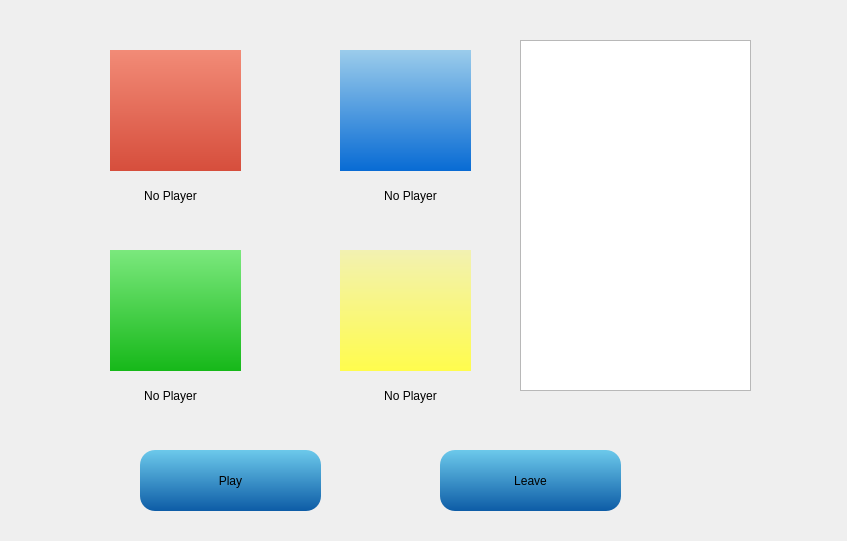
<?xml version="1.0" encoding="UTF-8"?>
<ui version="4.0">
 <class>waitingroom</class>
 <widget class="QDialog" name="waitingroom">
  <property name="geometry">
   <rect>
    <x>0</x>
    <y>0</y>
    <width>847</width>
    <height>541</height>
   </rect>
  </property>
  <property name="windowTitle">
   <string>Dialog</string>
  </property>
  <widget class="QPushButton" name="pushButton">
   <property name="geometry">
    <rect>
     <x>440</x>
     <y>450</y>
     <width>181</width>
     <height>61</height>
    </rect>
   </property>
   <property name="styleSheet">
    <string notr="true">border-color: #FFFF33;background-color: qlineargradient(x1: 0, y1: 0, x2: 0, y2: 1,stop: 0 #6CC9EB, stop: 1 #0d5ca6); 
font: 36pt &quot;HanziPen SC&quot;;
border-width: 5px;
border-radius: 15px;</string>
   </property>
   <property name="text">
    <string>Leave</string>
   </property>
  </widget>
  <widget class="QTableWidget" name="tableWidget">
   <property name="geometry">
    <rect>
     <x>520</x>
     <y>40</y>
     <width>231</width>
     <height>351</height>
    </rect>
   </property>
   <property name="font">
    <font>
     <pointsize>18</pointsize>
    </font>
   </property>
   <property name="styleSheet">
    <string notr="true">background-color: QColor(189,202,242, 054);</string>
   </property>
  </widget>
  <widget class="QLabel" name="red">
   <property name="geometry">
    <rect>
     <x>100</x>
     <y>180</y>
     <width>141</width>
     <height>31</height>
    </rect>
   </property>
   <property name="styleSheet">
    <string notr="true">font: 24pt &quot;HanziPen SC&quot;;</string>
   </property>
   <property name="text">
    <string>No Player</string>
   </property>
   <property name="alignment">
    <set>Qt::AlignCenter</set>
   </property>
  </widget>
  <widget class="QLabel" name="label_2">
   <property name="geometry">
    <rect>
     <x>340</x>
     <y>180</y>
     <width>141</width>
     <height>31</height>
    </rect>
   </property>
   <property name="styleSheet">
    <string notr="true">font: 24pt &quot;HanziPen SC&quot;;</string>
   </property>
   <property name="text">
    <string>No Player</string>
   </property>
   <property name="alignment">
    <set>Qt::AlignCenter</set>
   </property>
  </widget>
  <widget class="QLabel" name="label_3">
   <property name="geometry">
    <rect>
     <x>100</x>
     <y>380</y>
     <width>141</width>
     <height>31</height>
    </rect>
   </property>
   <property name="styleSheet">
    <string notr="true">font: 24pt &quot;HanziPen SC&quot;;</string>
   </property>
   <property name="text">
    <string>No Player</string>
   </property>
   <property name="alignment">
    <set>Qt::AlignCenter</set>
   </property>
  </widget>
  <widget class="QLabel" name="label_4">
   <property name="geometry">
    <rect>
     <x>340</x>
     <y>380</y>
     <width>141</width>
     <height>31</height>
    </rect>
   </property>
   <property name="styleSheet">
    <string notr="true">font: 24pt &quot;HanziPen SC&quot;;</string>
   </property>
   <property name="text">
    <string>No Player</string>
   </property>
   <property name="alignment">
    <set>Qt::AlignCenter</set>
   </property>
  </widget>
  <widget class="QPushButton" name="pushButton_2">
   <property name="geometry">
    <rect>
     <x>110</x>
     <y>50</y>
     <width>131</width>
     <height>121</height>
    </rect>
   </property>
   <property name="styleSheet">
    <string notr="true">background-color: qlineargradient(x1: 0, y1: 0, x2: 0, y2: 1,stop: 0 #F28B77, stop: 1 #D64E3C); border:none; border-color:#F28B77;</string>
   </property>
   <property name="text">
    <string/>
   </property>
  </widget>
  <widget class="QPushButton" name="pushButton_3">
   <property name="geometry">
    <rect>
     <x>340</x>
     <y>50</y>
     <width>131</width>
     <height>121</height>
    </rect>
   </property>
   <property name="styleSheet">
    <string notr="true">background-color: qlineargradient(x1: 0, y1: 0, x2: 0, y2: 1,stop: 0 #9BCCEB, stop: 1 #086BD4); border:none;</string>
   </property>
   <property name="text">
    <string/>
   </property>
  </widget>
  <widget class="QPushButton" name="pushButton_4">
   <property name="geometry">
    <rect>
     <x>110</x>
     <y>250</y>
     <width>131</width>
     <height>121</height>
    </rect>
   </property>
   <property name="styleSheet">
    <string notr="true">background-color: qlineargradient(x1: 0, y1: 0, x2: 0, y2: 1,stop: 0 #7BE87D, stop: 1 #16B819); border:none;</string>
   </property>
   <property name="text">
    <string/>
   </property>
  </widget>
  <widget class="QPushButton" name="pushButton_5">
   <property name="geometry">
    <rect>
     <x>340</x>
     <y>250</y>
     <width>131</width>
     <height>121</height>
    </rect>
   </property>
   <property name="styleSheet">
    <string notr="true">background-color: qlineargradient(x1: 0, y1: 0, x2: 0, y2: 1,stop: 0 #F2F1B1, stop: 1 #FFFC4D); border:none;</string>
   </property>
   <property name="text">
    <string/>
   </property>
  </widget>
  <widget class="QPushButton" name="pushButton_6">
   <property name="geometry">
    <rect>
     <x>140</x>
     <y>450</y>
     <width>181</width>
     <height>61</height>
    </rect>
   </property>
   <property name="styleSheet">
    <string notr="true">border-color: #FFFF33;background-color: qlineargradient(x1: 0, y1: 0, x2: 0, y2: 1,stop: 0 #6CC9EB, stop: 1 #0d5ca6); 
font: 36pt &quot;HanziPen SC&quot;;
border-width: 5px;
border-radius: 15px;</string>
   </property>
   <property name="text">
    <string>Play</string>
   </property>
  </widget>
  <zorder>pushButton</zorder>
  <zorder>tableWidget</zorder>
  <zorder>label_2</zorder>
  <zorder>label_3</zorder>
  <zorder>label_4</zorder>
  <zorder>red</zorder>
  <zorder>pushButton_2</zorder>
  <zorder>pushButton_3</zorder>
  <zorder>pushButton_4</zorder>
  <zorder>pushButton_5</zorder>
  <zorder>pushButton_6</zorder>
 </widget>
 <resources/>
 <connections/>
</ui>
